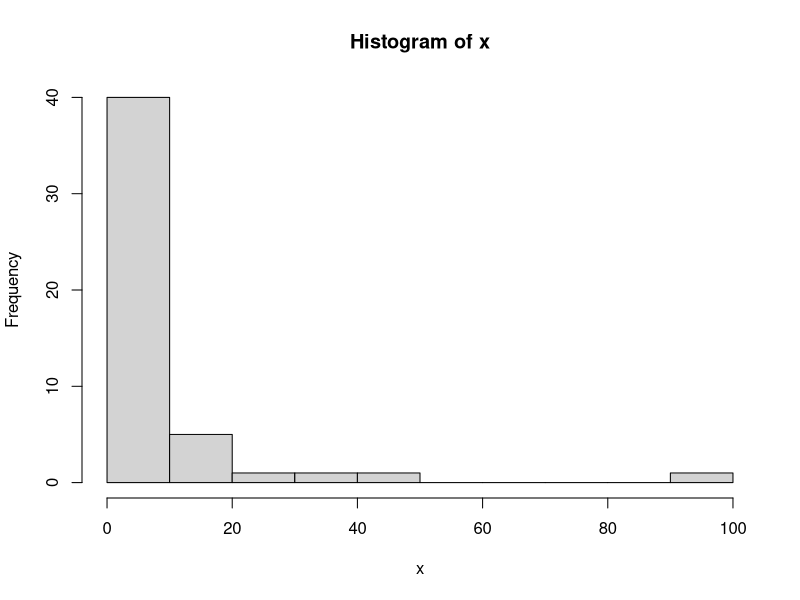
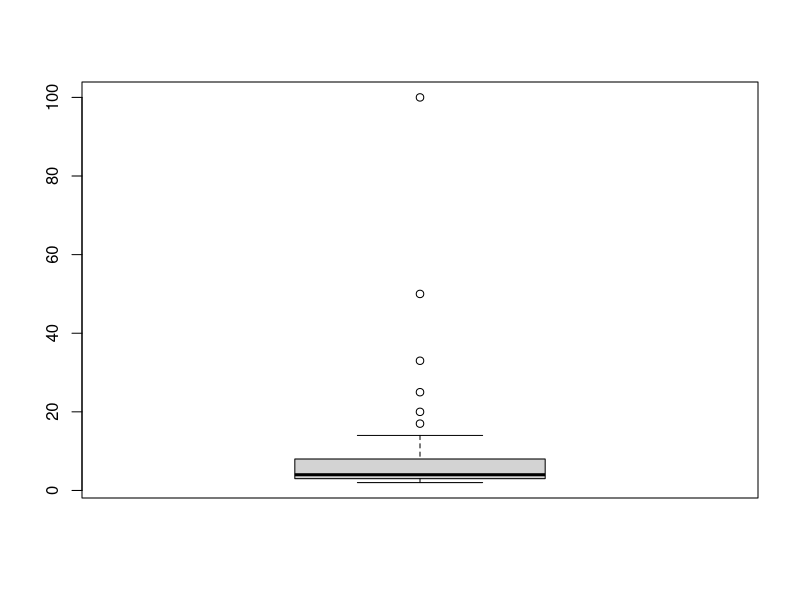
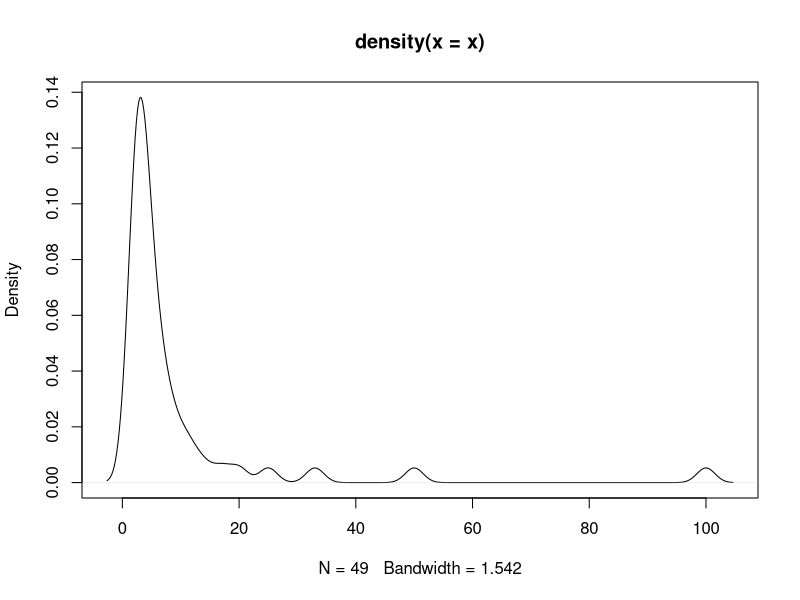
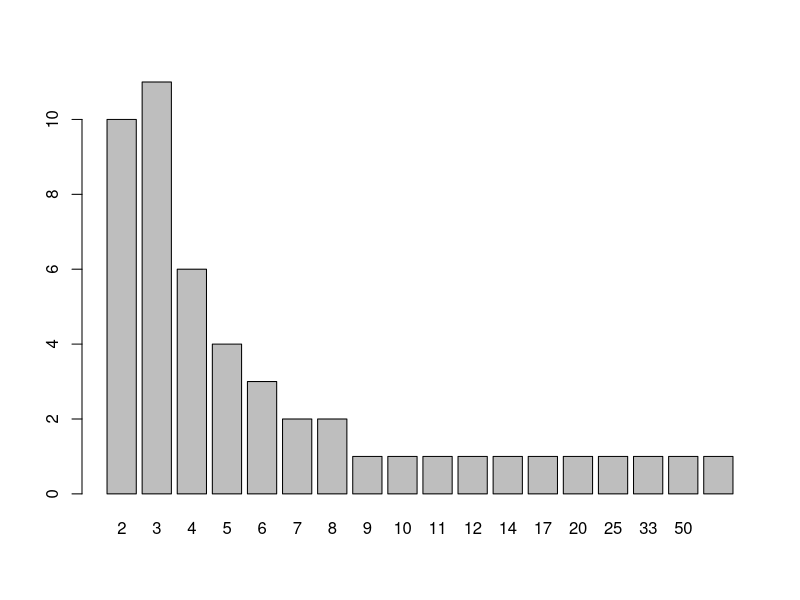
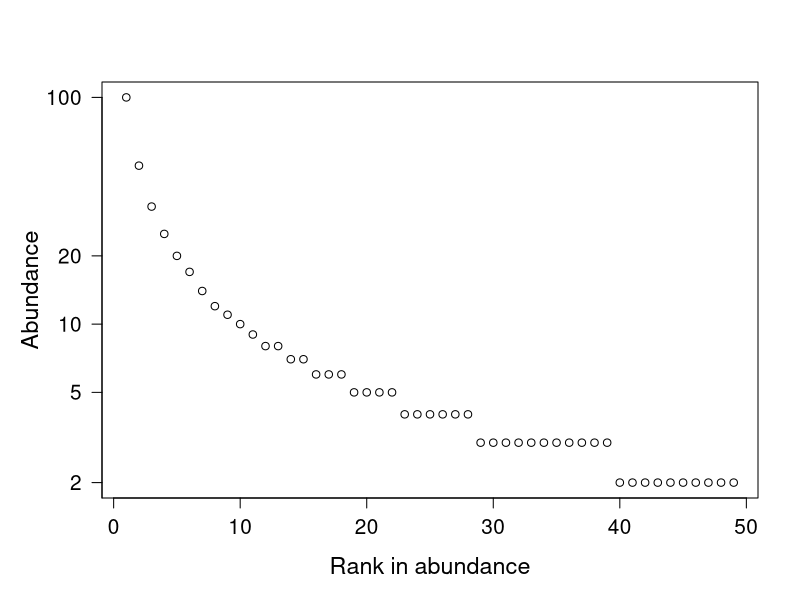
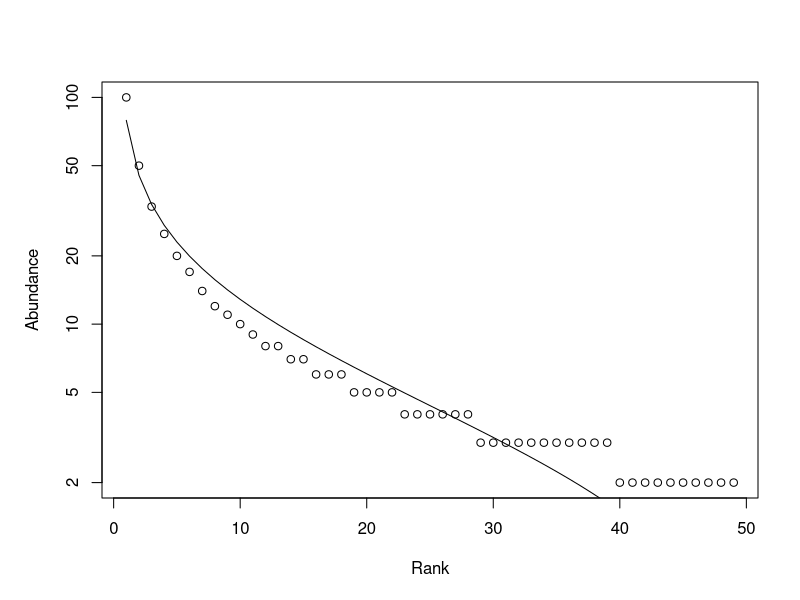
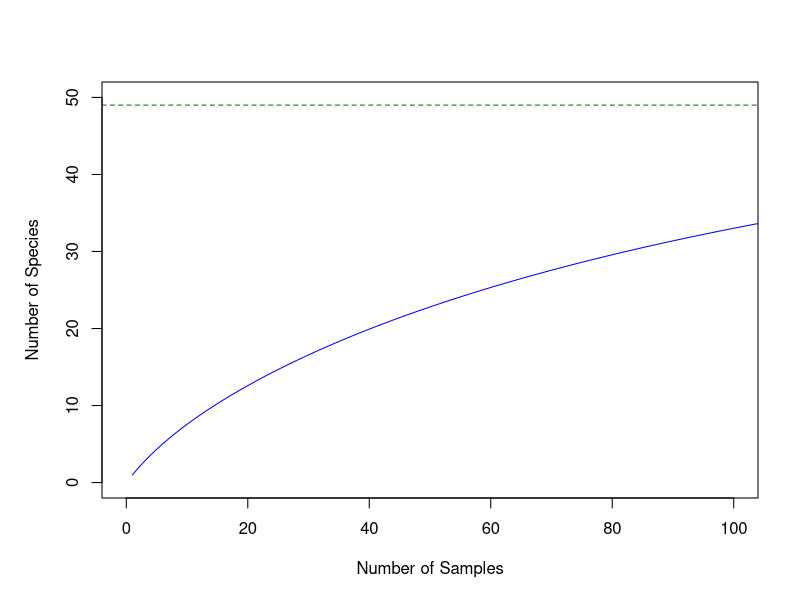

Recreate these plots in R, in order. (Note: this script raises an error after producing the figures.)
## ---- chunk 1
# rm(list = ls())
#install.packages("vegan") # run this code if you have not previously installed vegan
library(vegan)
## ---- chunk 2
flavors <- c("Berry Blue", "Blueberry", "Bubble Gum", "Buttered Popcorn", "Cantaloupe", "Cappuccino", "Caramel Corn", "Chocolate Pudding", "Cinnamon", "Coconut", "Cotton Candy", "A&W Cream Soda", "Crushed Pineapple", "Dr Pepper", "French Vanilla", "Green Apple", "Island Punch", "Juicy Pear", "Kiwi", "Sunkist Lemon", "Lemon Drop", "Lemon Lime", "Licorice", "Sunkist Lime",  "Mango", "Margarita", "Mixed Berry Smoothie", "Sunkist Orange", "Orange Sherbet", "Peach", "Pina Colada", "Sunkist Pink Grapefruit", "Plum", "Pomegranate", "Raspberry", "Red Apple", "A&W Root Beer", "Sizzling Cinnamon", "Sour Cherry", "Strawberry Cheesecake", "Strawberry Daquiri", "Strawberry Jam", "Sunkist Tangerine", "Toasted Marshmallow", "Top Banana", "Tutti-Fruitti", "Very Cherry", "Watermelon", "Wild Blackberry")

set.seed(123)  # for reproducibility
jellybean_counts <- sample(10:100, size = length(flavors), replace = TRUE)
names(jellybean_counts) <- flavors

set.seed(123) # for reproducibility
community <- round(100 / (1:length(flavors)))  # Very uneven: few dominant, many rare
names(community) <- flavors
## ---- chunk 3
#jb.raw <- read.table("jellybelly.txt", sep = "\t", header = TRUE)
## ---- chunk 4
x <- community
class(x)
## ---- chunk 5
length(x)        # Number of elements
head(x)          # First few values
tail(x)          # Last few values
summary(x)       # Min, 1st Qu., Median, Mean, 3rd Qu., Max
## ---- chunk 6
mean(x)          # Average
median(x)        # Middle value
sd(x)            # Standard deviation
var(x)           # Variance
range(x)         # Min and max
quantile(x)      # Percentiles
## ---- chunk 7
hist(x)                  # Histogram
boxplot(x)               # Boxplot
plot(density(x))         # Density plot
barplot(table(x))        # Barplot for categorical or rounded data
## ---- chunk 8
table(x)                 # Frequency table
unique(x)                # Unique values
## ---- chunk 9
any(is.na(x))            # Are there any missing values?
sum(is.na(x))            # How many missing values?
which(is.na(x))          # Where are the missing values?
## ---- chunk 10
RAC <- function(x = ""){
  x = as.vector(x)
  x.ab = x[x > 0]
  x.ab.ranked = x.ab[order(x.ab, decreasing = TRUE)]
  return(x.ab.ranked)
  }
## ---- chunk 11
plot.new()
site1 <- t(as.matrix(x))

rac <- RAC(x = site1)
ranks <- as.vector(seq(1, length(rac)))
opar <- par(no.readonly = TRUE)                       # Saves default plot parameters
par(mar = c(5.1, 5.1, 4.1, 2.1))                      # New settings for par
plot(ranks, log(rac), type = 'p', axes = F,           # Plots w/o axes
     xlab = "Rank in abundance", ylab = "Abundance",
     las = 1, cex.lab = 1.4, cex.axis = 1.25)

box()                                                 # Manually adds border
axis(side = 1, labels = T, cex.axis = 1.25)           # Manually adds X-axis
axis(side = 2, las = 1, cex.axis = 1.25,              # Manually adds Log-Scaled Y-axis
     labels = c(1, 2, 5, 10, 20, 100), at = log(c(1, 2, 5, 10, 20, 100)))

par <- opar                                           # Resets plotting parameters
## ---- chunk 12
mod <- rad.lognormal(site1)
mod
plot(mod)
## ---- chunk 13
rarecurve(t(as.matrix(x)), step = 1, col = "blue", label = FALSE,
          xlab = "Number of Samples",
          ylab = "Number of Species", 
          xlim = c(0, 100), ylim = c(0, 50))
## ---- chunk 14
observed_richness <- sum(x > 0)
abline(h = observed_richness, col = "darkgreen", lty = 2)
## ---- chunk 15
F1 <- sum(x==1) # number of singletons
F2 <- sum(x==2) # number of doubletons

S.obs <- function(x = ""){
  rowSums(x > 0) * 1
  }

S.obs(t(as.matrix(x)))

S.chao1 <- function(x = ""){
  S.obs(x) + (F1^2) / (2 * F2)
}

S.chao1(t(as.matrix(x)))
## ---- chunk 16
# Smith and Wilson's Evenness Index (Evar)
Evar <- function(x){
  x <- as.vector(x[x > 0])
  1 - (2/pi)*atan(var(log(x)))
  }

Evar(t(jb[,5]))

# Shannon's Diversity (H')
ShanH <- function(x = ""){
  H = 0
  for (n_i in x){
    if(n_i > 0) {
      p = n_i / sum(x)
      H = H - p*log(p) 
    }
  }
  return(H)
}

ShanH(t(jb[,5]))
